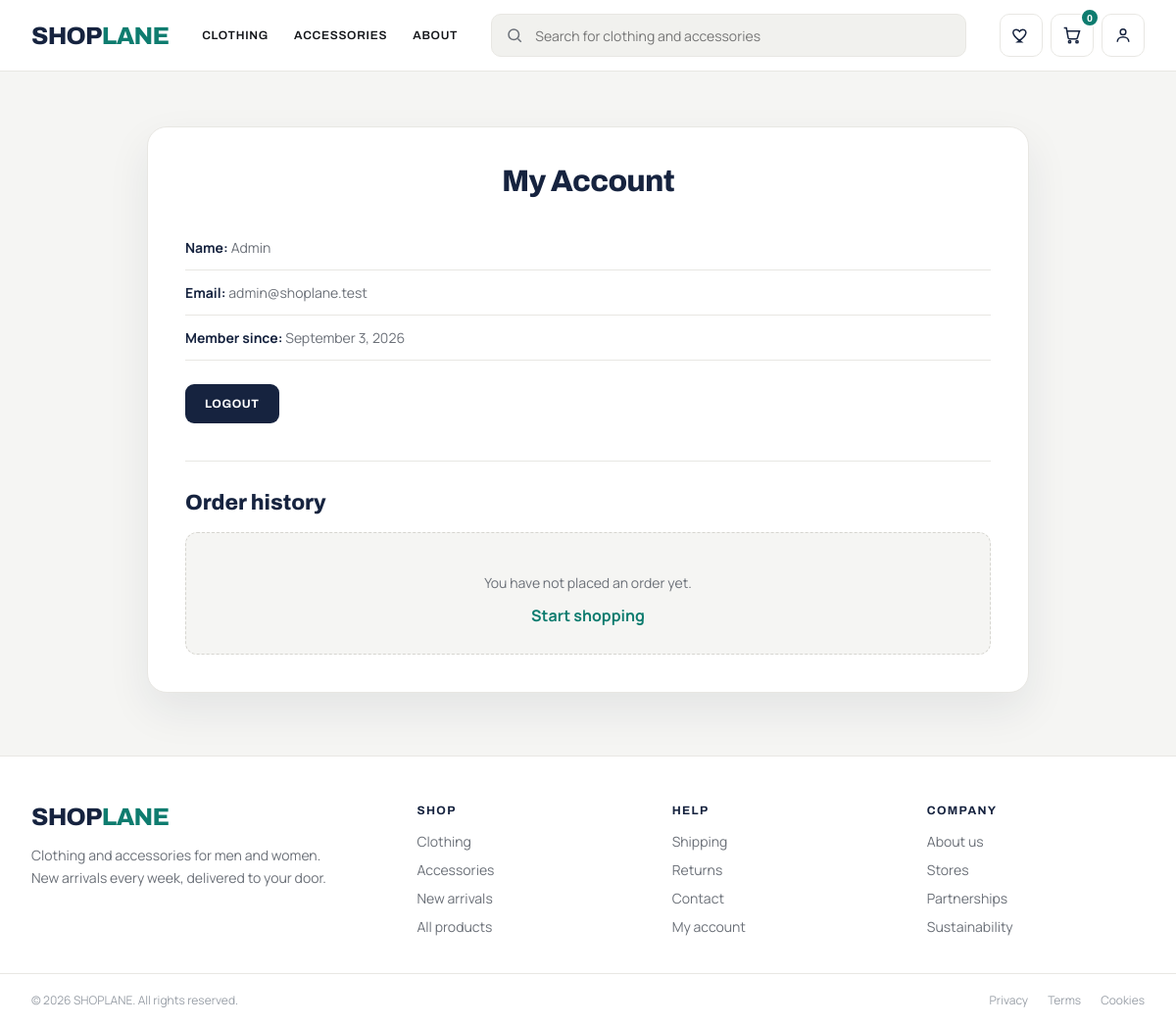
The app's page /profile.php (signed in) with its own data.
### tables this page shows
CREATE TABLE users (
  id INT AUTO_INCREMENT PRIMARY KEY,
  name VARCHAR(100) NOT NULL,
  email VARCHAR(150) NOT NULL UNIQUE,
  password_hash VARCHAR(255) NOT NULL,
  role ENUM('customer','admin') DEFAULT 'customer',
  created_at TIMESTAMP DEFAULT CURRENT_TIMESTAMP
);

### includes/functions.php (called while the page is built)
<?php
function asset($relativePath)
{
    $fullPath = __DIR__ . '/../' . $relativePath;
    $version = file_exists($fullPath) ? filemtime($fullPath) : time();
    return $relativePath . '?v=' . $version;
}

### profile.php (the view, shortened to what this page needs)
<?php
require_once __DIR__ . '/includes/db.php';
$stmt = $pdo->prepare('SELECT name, email, role, created_at FROM users WHERE id = ?');
$stmt->execute([currentUserId()]);
$user = $stmt->fetch();
$stmt = $pdo->prepare('SELECT o.id, o.total, o.status, o.created_at, COALESCE(SUM(oi.quantity), 0) AS item_count FROM orders o LEFT JOIN order_items oi ON oi.order_id = o.id WHERE o.user_id = ? GROUP BY o.id, o.total, o.status, o.created_at ORDER BY o.created_at DESC');
$stmt->execute([currentUserId()]);
$orders = $stmt->fetchAll();
?>
<!DOCTYPE html>
<html lang="en">
<head>
    <link rel="stylesheet" href="<?php echo asset('assets/css/main.css'); ?>">
    <link rel="stylesheet" href="<?php echo asset('assets/css/auth.css'); ?>">
</head>
<body>
    <?php include 'includes/header.php'; ?>
    <main id="profileContainer">
        <h1> My Account </h1>
        <section class="profile-details" aria-label="Account details">
            <p><strong>Name:</strong> <?php echo htmlspecialchars($user['name']); ?></p>
            <p><strong>Email:</strong> <?php echo htmlspecialchars($user['email']); ?></p>
            <p><strong>Member since:</strong> <?php echo htmlspecialchars(date('F j, Y', strtotime($user['created_at']))); ?></p>
            <a href="logout.php" id="logoutBtn"> Logout </a>
        </section>
        <section class="order-history" aria-labelledby="orderHistoryHeading">
            <h2 id="orderHistoryHeading">Order history</h2>
            <?php if ($orders): ?>
                <div class="order-list">
                    <?php foreach ($orders as $order): ?>
                        <a class="order-row" href="order-confirmation.php?order_id=<?php echo (int) $order['id']; ?>">
                            <span><strong>Order #<?php echo (int) $order['id']; ?></strong><small><?php echo htmlspecialchars(date('F j, Y', strtotime($order['created_at']))); ?></small></span>
                            <span><?php echo (int) $order['item_count']; ?> item(s)</span>
                            <span>Rs <?php echo htmlspecialchars(number_format($order['total'], 2)); ?></span>
                            <span class="order-status"><?php echo htmlspecialchars(ucfirst($order['status'])); ?></span>
                        </a>
                    <?php endforeach; ?>
                </div>
            <?php else: ?>
                <div class="account-empty"><p>You have not placed an order yet.</p><a href="products.php">Start shopping</a></div>
            <?php endif; ?>
        </section>
    </main>
    <?php include 'includes/footer.php'; ?>
</body>
</html>

### assets/css/main.css (style rules this page uses)
:root { --navy: #16233f; --blue: #24406b; --teal: #0e7c6f; --teal-dark: #0a6559; --canvas: #f5f5f3; --surface: #ffffff; --surface-muted: #eeeeeb; --border: #e8e7e3; --text: #14161a; --muted: #6b7078; --radius-sm: 10px; --radius-md: 14px; --radius-lg: 20px; --shadow: 0 14px 34px rgba(22, 35, 63, 0.10); --page-width: 1320px; }
* { box-sizing: border-box; }
html { scroll-behavior: smooth; }
body { margin: 0; background: var(--canvas); color: var(--text); font-family: "Manrope", system-ui, sans-serif; -webkit-font-smoothing: antialiased; }
a { color: var(--blue); text-decoration: none; }
main { min-height: 65vh; }

### assets/css/auth.css (style rules this page uses)
#authContainer, #profileContainer { max-width: 460px; margin: 56px auto 0; padding: 38px; border: 1px solid var(--border); border-radius: var(--radius-lg); background: #fff; box-shadow: 0 18px 44px rgba(22,35,63,.08); }
#profileContainer { max-width: 900px; }
#authContainer h1, #profileContainer h1 { margin: 0 0 28px; color: var(--navy); text-align: center; font: 800 31px "Archivo", sans-serif; letter-spacing: -.025em; }
#authSubmit, #logoutBtn { width: 100%; display: inline-flex; justify-content: center; padding: 13px 20px; border: 0; border-radius: 9px; background: var(--navy); color: #fff; font: 700 12px "Archivo", sans-serif; letter-spacing: .05em; text-transform: uppercase; cursor: pointer; }
#profileContainer p { margin: 0; padding: 13px 0; border-bottom: 1px solid var(--border); color: var(--muted); font-size: 14px; }
#profileContainer p strong { color: var(--navy); }
#logoutBtn { width: auto; margin-top: 24px; }
.order-history { margin-top: 38px; padding-top: 30px; border-top: 1px solid var(--border); }
.order-history h2 { margin: 0 0 18px; color: var(--navy); font: 800 22px "Archivo", sans-serif; }
.account-empty { padding: 28px; border: 1px dashed #d6d5d0; border-radius: 12px; text-align: center; background: var(--canvas); }
.account-empty p { border: 0 !important; }
.account-empty a { color: var(--teal); font-weight: 700; }

### records on screen
users: name "Admin", email "admin@shoplane.test", created_at "September 3, 2026"

### other values on screen
$cartCount "0"
